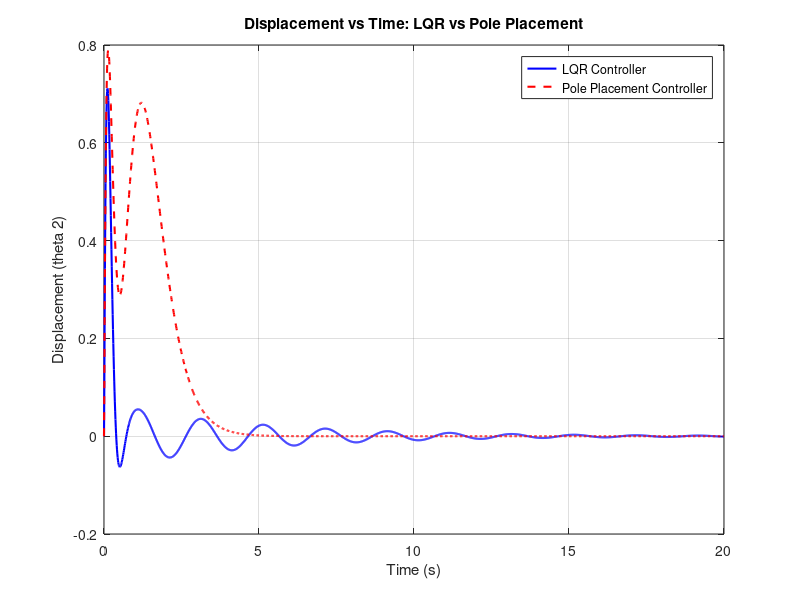
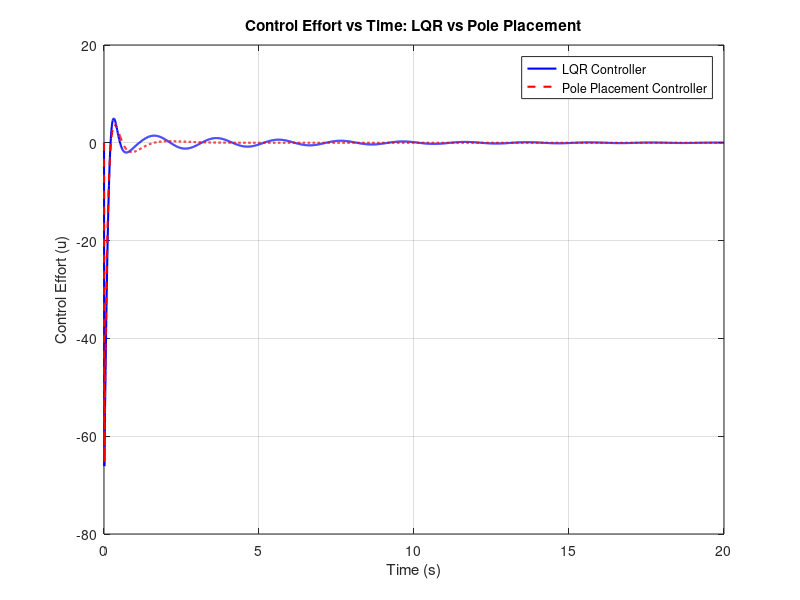
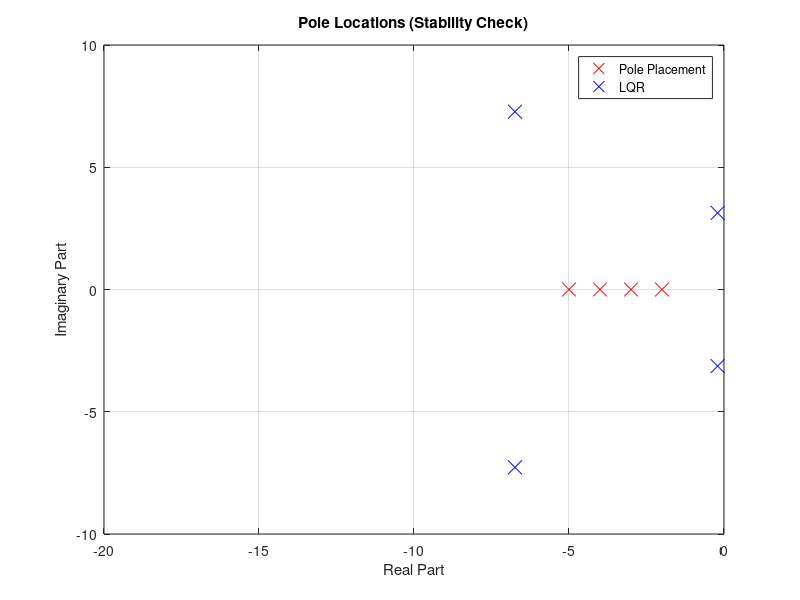
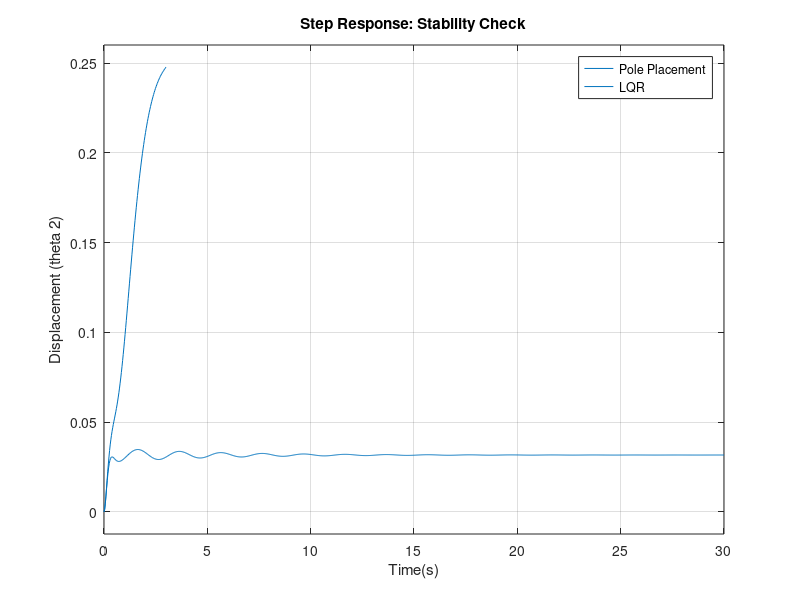

Write the MATLAB code that produced these figures, in order. (Note: this script raises an error after producing the figures.)
% Define System Matrices
A = [0 1 0 0; -9.81 0 3.924 0; 0 0 0 1; 30.656 0 -12.262 0];
B = [0; 0; 0; 3.125];
C = [0 0 1 0];
D = [0];
Q = [1 0 0 0; 0 1 0 0; 0 0 1000 0; 0 0 0 1];
R = 1;
%LQR Controller
K_lqr = lqr(A, B, Q, R);
Acl_lqr = A - B * K_lqr;
%Pole placement - state feedback
desired_poles = [-2, -3, -4, -5];
K_pp = place(A, B, desired_poles);
Acl_pp = A - B * K_pp;
% Simulation Parameters
t = 0:0.01:20;
r = zeros(size(t));
r(1) = 10 / 0.01;
%Simulation
% Simulate the System for LQR
sys_cl_lqr = ss(Acl_lqr, B, C, D);
[y_lqr, t, x_lqr] = lsim(sys_cl_lqr, r, t);
u_lqr = -K_lqr * x_lqr'; % Control effort for LQR
% Simulate the System for Pole Placement
sys_cl_pp = ss(Acl_pp, B, C, D);
[y_pp, t, x_pp] = lsim(sys_cl_pp, r, t);
u_pp = -K_pp * x_pp'; % Control effort for Pole Placement
%Plots
%Plot Displacement Comparison
figure;
plot(t, y_lqr, 'b', 'LineWidth', 1.5); hold on;
plot(t, y_pp, 'r--', 'LineWidth', 1.5);
xlabel('Time (s)');
ylabel('Displacement (theta 2)');
title('Displacement vs Time: LQR vs Pole Placement');
legend('LQR Controller', 'Pole Placement Controller',location ='best');
grid on;
% Plot Control Effort Comparison
figure;
plot(t, u_lqr, 'b', 'LineWidth', 1.5); hold on;
plot(t, u_pp, 'r--', 'LineWidth', 1.5);
xlabel('Time (s)');
ylabel('Control Effort (u)');
title('Control Effort vs Time: LQR vs Pole Placement');
legend('LQR Controller', 'Pole Placement Controller',location ='best');
grid on;

%Stability Analysis
%Compute poles for both controllers
poles_pp = eig(A - B * K_pp) % Poles for Pole Placement
poles_lqr = eig(A - B * K_lqr) % Poles for LQR
% Plot pole locations
figure;
plot(real(poles_pp), imag(poles_pp), 'rx', 'MarkerSize', 10); % Plot poles for Pole Placement
hold on;
plot(real(poles_lqr), imag(poles_lqr), 'bx', 'MarkerSize', 10); % Plot poles for LQR
xlabel('Real Part');
ylabel('Imaginary Part');
title('Pole Locations (Stability Check)');
legend('Pole Placement', 'LQR',location ='northwest');
grid on;
% Adjust axis limits to make sure poles are visible
axis([-20 0 -10 10]); % Adjust the x and y axis limits for better visibility
sys_cl_pp = ss(Acl_pp, B, C, D); % Closed-loop system for Pole Placement
sys_cl_lqr = ss(Acl_lqr, B, C, D); % Closed-loop system for LQR
% Plot Step Response for both controllers
figure;
step(sys_cl_pp);
hold on;
step(sys_cl_lqr);
xlabel('Time(s)');
ylabel('Displacement (theta 2)');
title('Step Response: Stability Check');
legend('Pole Placement', 'LQR',location ='best');
grid on;
rise_time_lqr = t(find(y_lqr >= 0.9 * max(y_lqr), 1)); % Approximate rise time
settling_time_lqr = t(find(abs(y_lqr - y_lqr(end)) <= 0.02 * y_lqr(end), 1, 'last')); % Settling time
overshoot_lqr = max(y_lqr) - y_lqr(end); % Overshoot
% Pole Placement Metrics
rise_time_pp = t(find(y_pp >= 0.9 * max(y_pp), 1)); % Approximate rise time
settling_time_pp = t(find(abs(y_pp - y_pp(end)) <= 0.02 * y_pp(end), 1,'last')); % Settling time
overshoot_pp = max(y_pp) - y_pp(end); % Overshoot
% Display Metrics
fprintf('Transient Metrics:\n');
fprintf('LQR Controller: Rise Time = %.2f s, Settling Time = %.2f s,Overshoot = %.2f\n', rise_time_lqr, settling_time_lqr, overshoot_lqr);
fprintf('Pole Placement: Rise Time = %.2f s, Settling Time = %.2f s,Overshoot = %.2f\n', rise_time_pp, settling_time_pp, overshoot_pp);
L1 = 1; % Length of the first pendulum (m)
L2 = 0.8; % Length of the second pendulum (m)
m1 = 1; % Mass of the first pendulum (kg)
m2 = 0.5; % Mass of the second pendulum (kg)
g = 9.81; % Gravitational acceleration (m/s^2)
% Scale Angles for Better Visibility
scale_factor = 2; % Adjust this to exaggerate motion
theta1_scaled = scale_factor * x_lqr(:, 1); % Scaled Angle of the first pendulum (rad)
theta2_scaled = scale_factor * x_lqr(:, 2); % Scaled Angle of the second pendulum (rad)

% Animation Parameters
fps = 60; % Frames per second for smoother animation
dt = 1 / fps; % Time step
time_scale = 2; % Slows down the animation by this factor
t_anim = 0:dt:t(end) * time_scale; % Animation time vector
% Interpolate states to match animation time
theta1_interp = interp1(t, theta1_scaled, t_anim);
theta2_interp = interp1(t, theta2_scaled, t_anim);
% Initialize Video Writer
video_filename = 'double_pendulum_animation.mp4'; % Output video file name
video_writer = VideoWriter(video_filename, 'MPEG-4');
video_writer.FrameRate = fps; % Set frame rate
open(video_writer); % Open video writer
% Initialize Figure
fig = figure('Name', 'Double Pendulum Animation', 'NumberTitle', 'off', 'Color', 'w', ...
'MenuBar', 'none', 'ToolBar', 'none');
hold on;
axis equal;
xlim([-2 * (L1 + L2), 2 * (L1 + L2)]);
ylim([-2 * (L1 + L2), 2 * (L1 + L2)]);
title('Double Pendulum Animation');
xlabel('X Position');
ylabel('Y Position');
% Pendulum Plot Elements
line1 = line([0, 0], [0, 0], 'LineWidth', 2, 'Color', 'b'); % First pendulum
line2 = line([0, 0], [0, 0], 'LineWidth', 2, 'Color', 'r'); % Second pendulum
bob1 = plot(0, 0, 'bo', 'MarkerSize', 8, 'MarkerFaceColor', 'b'); % First mass
bob2 = plot(0, 0, 'ro', 'MarkerSize', 8, 'MarkerFaceColor', 'r'); % Second mass
% Animation Loop
for i = 1:length(t_anim)
% Compute positions of pendulum bobs
x1 = L1 * sin(theta1_interp(i));
y1 = -L1 * cos(theta1_interp(i));
x2 = x1 + L2 * sin(theta2_interp(i));
y2 = y1 - L2 * cos(theta2_interp(i));
% Update plot elements
set(line1, 'XData', [0, x1], 'YData', [0, y1]);
set(line2, 'XData', [x1, x2], 'YData', [y1, y2]);
set(bob1, 'XData', x1, 'YData', y1);
set(bob2, 'XData', x2, 'YData', y2);
% Capture Frame for Video
frame = getframe(fig); % Use the explicit figure handle
writeVideo(video_writer, frame); % Write frame to video
% Pause for animation effect
pause(dt / time_scale);
end
% Close Video Writer
close(video_writer);
disp(['Animation saved as ', video_filename]);